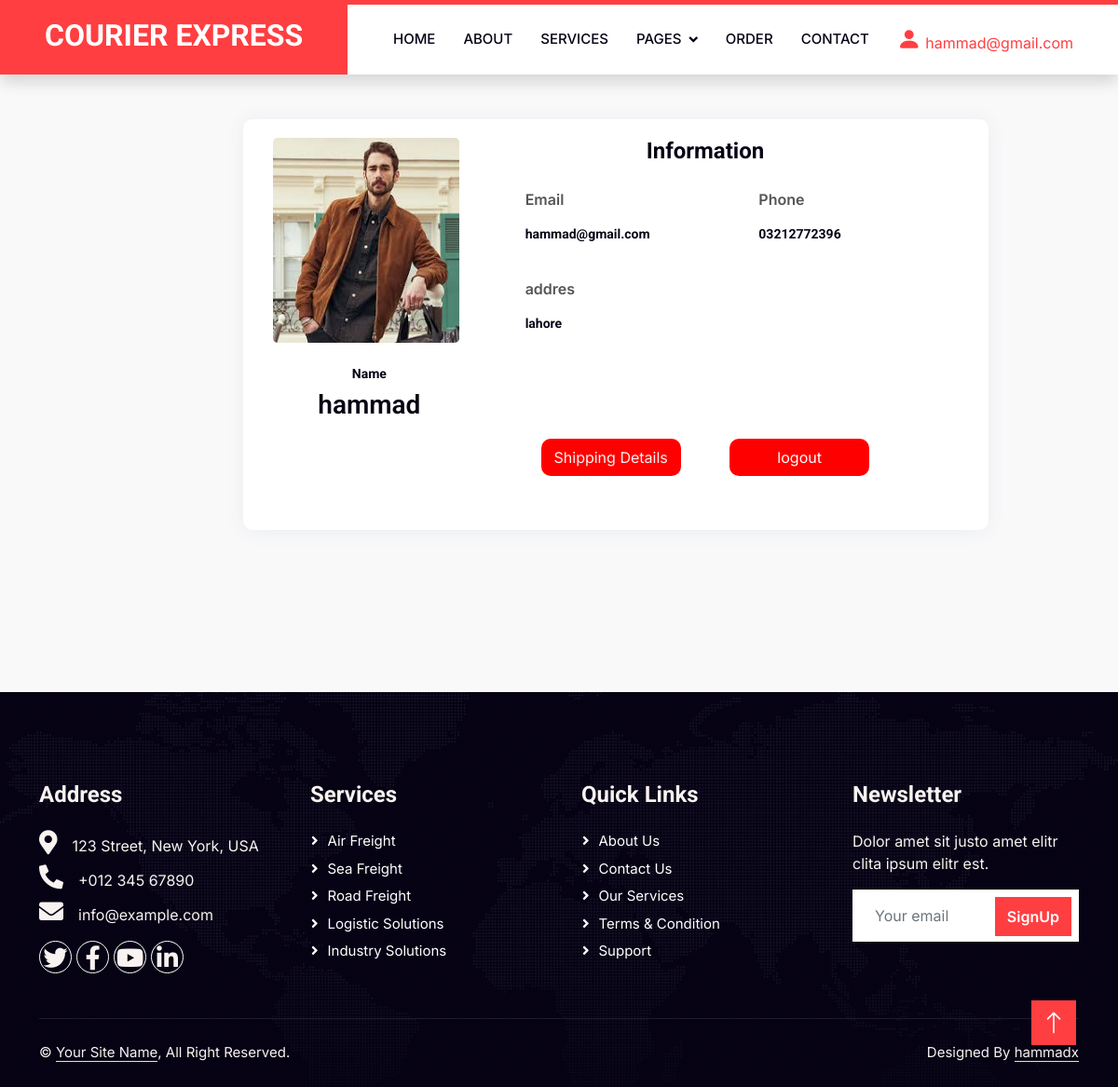
The app's page /u_profile.php (signed in) with its own data.
### tables this page shows
CREATE TABLE `users` (
  `id` int(11) NOT NULL,
  `username` varchar(50) NOT NULL,
  `email` varchar(100) NOT NULL,
  `phone` varchar(11) NOT NULL,
  `password` text NOT NULL,
  `image` blob NOT NULL,
  `role` varchar(10) NOT NULL,
  `addres` text NOT NULL
);

### u_profile.php (the view, shortened to what this page needs)
<?php
include "header.php";
include "conn.php";
$id = $_SESSION['id'];
$select = "SELECT * FROM users WHERE id = $id";
$result = mysqli_query($conn, $select);
$row = mysqli_fetch_assoc($result);
?>
<div class="page-content page-container" id="page-content">
    <div class="padding">
        <div class="row container d-flex justify-content-center">
<div class="col-xl-6 col-md-12">
          <div class="card user-card-full">
               <div class="row m-l-0 m-r-0">
                      <div class="col-sm-4 bg-c-lite-greenuser-profile">
                <div class="card-block text-centertext-white">
               <div class="m-b-25">
                  <img src="users/<?php echo $row['image']?>"class="img-radius"alt="User-Profile-Image" width="200px"  height="220px">
                 </div >
                 <h6 class="text-center">Name</h6>
                 <h3 class="f-w-600 text-center"><?php echo $row['username']?></h3>
                    </div>
                </div>
                <div class="col-sm-8">
                    <div class="card-block">
                        <h4 class="m-b-20 p-b-5 b-b-defaultf-w-600 "style="margin-left:130px;">Information</h4>
                 <div class="row">
                     <div class="col-sm-6">
                         <p class="m-b-10 f-w-600">Email<p>
                         <h6 class="text-mutedf-w-400"><?php echo $row['email']?></h6>
              </div><br><br><br><br>
              <div class="col-sm-6">
                  <p class="m-b-10 f-w-600">Phone<p>
                  <h6 class="text-mutedf-w-400"><?php echo $row['phone']?></h6>
                     </div>
                     <div class="col-sm-6">
                  <p class="m-b-10 f-w-600">addres<p>
                  <h6 class="text-mutedf-w-400"><?php echo $row['addres']?></h6>
                     </div>
                 </div>
              </div>
              <ul class="social-link list-unstyledm-t-40 m-b-10">
       <li><a href="#!"data-toggle="tooltip"data-placement="bottom" title=""data-original-title="facebook"data-abc="true"><i class="mdimdi-facebook feather icon-facebookfacebook" aria-hidden="true"></i><a></li>
         <li><a href="#!"data-toggle="tooltip"data-placement="bottom" title=""data-original-title="twitter"data-abc="true"><i class="mdimdi-twitter feather icon-twittertwitter" aria-hidden="true"></i><a></li>
         <li><a href="#!"data-toggle="tooltip"data-placement="bottom" title=""data-original-title="instagram"data-abc="true"><i class="mdimdi-instagram feather icon-instagraminstagram" aria-hidden="true"></i><a></li>
         <form method="POST">
         <button id="btn" name="btn_logout" class="btn-ship"><a href="shipping.php" class="text-light">Shipping Details</a></button>
         <button  id="btn" name="btn_logout" class="m-5 btn-ship" >logout</button>
                                      </form>
                                 </ul>
                             </div>
                         </div>
                     </div>
                 </div>
             </div>
              </div>
               </div>
<?php
include "footer.php";
?>

### css/style.css (style rules this page uses)
:root { --primary: #FF3E41; --secondary: #51CFED; --light: #F8F2F0; --dark: #060315; }

### u_profile.php (style rules this page uses)
body { background-color: #f9f9fa; }
.padding { padding: 3rem !important }
.user-card-full { overflow: hidden; }
.card { border-radius: 10px; -webkit-box-shadow: 0 1px 20px 0 rgba(69,90,100,0.08); box-shadow: 0 1px 20px 0 rgba(69,90,100,0.08); border: none; margin-bottom: 30px; width: 800px; margin-left: -75px; }
.m-r-0 { margin-left: 250px; }
.m-l-0 { margin-left: 0px; }
.card-block { padding: 1.25rem; }
.m-b-25 { margin-bottom: 25px; }
.img-radius { border-radius: 5px; }
h6 { font-size: 14px; padding: -5px; }
.card .card-block p { line-height: 25px; }
.m-b-20 { margin-bottom: 20px; }
.p-b-5 { padding-bottom: 5px !important; }
.m-b-10 { margin-bottom: 10px; }
.f-w-600 { font-weight: 600; }
.user-card-full .social-link li { display: inline-block; }
.user-card-full .social-link li a { font-size: 20px; margin: 0 10px 0 0; -webkit-transition: all 0.3s ease-in-out; transition: all 0.3s ease-in-out; }
#btn { width: 150px; margin-top: 20px; background-color: hsl(0, 100.00%, 50.00%); height: 40px; color: white; border-radius: 10px; margin-left: 5px; border: none; text-decoration: none; }

### records on screen
users: image (picture), username "hammad", email "hammad@gmail.com", phone "03212772396", addres "lahore"

### other values on screen
$_SESSION['email'] "hammad@gmail.com"
